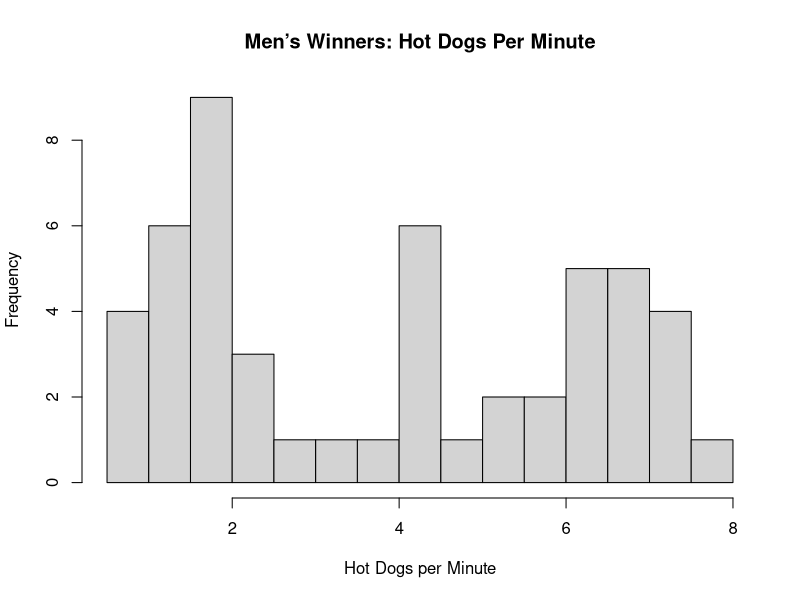
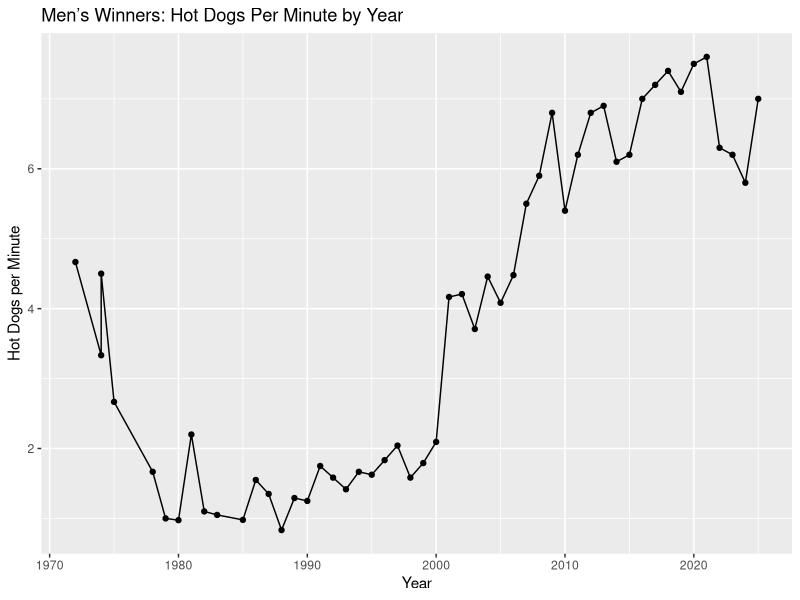

Generate these figures, in order, with R:
## ---- chunk 1
library(tidyverse)
library(readr)

# Load cleaned dataset (your confirmed correct path)
hotdog_clean <- read_csv("../../hotdogs/hotdog_clean.csv")

# Split Genders
hotdog_men <- hotdog_clean %>% filter(Sex == 1)
hotdog_women <- hotdog_clean %>% filter(Sex == 0)

# Standardize: hot dogs per minute
hotdog_men <- hotdog_men %>% mutate(Hotdogs_per_minute = Dogs / Time)
hotdog_women <- hotdog_women %>% mutate(Hotdogs_per_minute = Dogs / Time)
## ---- chunk 2
hist(
  hotdog_men$Hotdogs_per_minute,
  main = "Men’s Winners: Hot Dogs Per Minute",
  xlab = "Hot Dogs per Minute",
  breaks = 12)

## ---- chunk 3
ggplot(hotdog_men, aes(x = Year, y = Hotdogs_per_minute)) +
  geom_point() +
  geom_line() +
  labs(
    title = "Men’s Winners: Hot Dogs Per Minute by Year",
    x = "Year",
    y = "Hot Dogs per Minute"
  )
